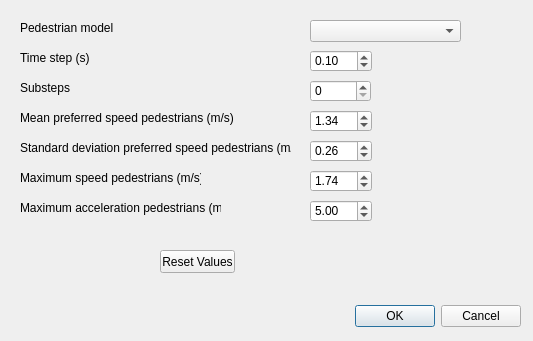
<?xml version="1.0" encoding="UTF-8"?>
<ui version="4.0">
 <class>menge_dialog_parameter_settings</class>
 <widget class="QDialog" name="menge_dialog_parameter_settings">
  <property name="geometry">
   <rect>
    <x>0</x>
    <y>0</y>
    <width>533</width>
    <height>341</height>
   </rect>
  </property>
  <property name="windowTitle">
   <string>Dialog</string>
  </property>
  <property name="windowIcon">
   <iconset resource="resources.qrc">
    <normaloff>:/Afbeeldingen/Settings Icon.png</normaloff>:/Afbeeldingen/Settings Icon.png</iconset>
  </property>
  <widget class="QDialogButtonBox" name="buttonBox">
   <property name="geometry">
    <rect>
     <x>180</x>
     <y>300</y>
     <width>341</width>
     <height>32</height>
    </rect>
   </property>
   <property name="orientation">
    <enum>Qt::Horizontal</enum>
   </property>
   <property name="standardButtons">
    <set>QDialogButtonBox::Cancel|QDialogButtonBox::Ok</set>
   </property>
  </widget>
  <widget class="QLabel" name="label_3">
   <property name="geometry">
    <rect>
     <x>20</x>
     <y>80</y>
     <width>151</width>
     <height>16</height>
    </rect>
   </property>
   <property name="text">
    <string>Substeps</string>
   </property>
   <property name="buddy">
    <cstring>spinBox_main_substeps</cstring>
   </property>
  </widget>
  <widget class="QLabel" name="label_5">
   <property name="geometry">
    <rect>
     <x>20</x>
     <y>170</y>
     <width>181</width>
     <height>16</height>
    </rect>
   </property>
   <property name="text">
    <string>Maximum speed pedestrians (m/s)</string>
   </property>
   <property name="buddy">
    <cstring>doubleSpinBox_main_maxspeed</cstring>
   </property>
  </widget>
  <widget class="QLabel" name="label_2">
   <property name="geometry">
    <rect>
     <x>20</x>
     <y>50</y>
     <width>151</width>
     <height>16</height>
    </rect>
   </property>
   <property name="text">
    <string>Time step (s)</string>
   </property>
   <property name="buddy">
    <cstring>doubleSpinBox_main_timestep</cstring>
   </property>
  </widget>
  <widget class="QComboBox" name="comboBox">
   <property name="geometry">
    <rect>
     <x>310</x>
     <y>20</y>
     <width>151</width>
     <height>22</height>
    </rect>
   </property>
  </widget>
  <widget class="QDoubleSpinBox" name="doubleSpinBox_main_timestep">
   <property name="geometry">
    <rect>
     <x>310</x>
     <y>50</y>
     <width>62</width>
     <height>22</height>
    </rect>
   </property>
   <property name="minimum">
    <double>0.010000000000000</double>
   </property>
   <property name="singleStep">
    <double>0.010000000000000</double>
   </property>
   <property name="value">
    <double>0.100000000000000</double>
   </property>
  </widget>
  <widget class="QPushButton" name="pushButton_main_reset">
   <property name="geometry">
    <rect>
     <x>160</x>
     <y>250</y>
     <width>75</width>
     <height>23</height>
    </rect>
   </property>
   <property name="text">
    <string>Reset Values</string>
   </property>
  </widget>
  <widget class="QLabel" name="label">
   <property name="geometry">
    <rect>
     <x>20</x>
     <y>20</y>
     <width>151</width>
     <height>16</height>
    </rect>
   </property>
   <property name="text">
    <string>Pedestrian model</string>
   </property>
   <property name="buddy">
    <cstring>comboBox</cstring>
   </property>
  </widget>
  <widget class="QDoubleSpinBox" name="doubleSpinBox_main_maxaccel">
   <property name="geometry">
    <rect>
     <x>310</x>
     <y>200</y>
     <width>62</width>
     <height>22</height>
    </rect>
   </property>
   <property name="minimum">
    <double>0.500000000000000</double>
   </property>
   <property name="singleStep">
    <double>0.100000000000000</double>
   </property>
   <property name="value">
    <double>5.000000000000000</double>
   </property>
  </widget>
  <widget class="QDoubleSpinBox" name="doubleSpinBox_main_prefspeed">
   <property name="geometry">
    <rect>
     <x>310</x>
     <y>110</y>
     <width>62</width>
     <height>22</height>
    </rect>
   </property>
   <property name="minimum">
    <double>0.300000000000000</double>
   </property>
   <property name="maximum">
    <double>5.000000000000000</double>
   </property>
   <property name="singleStep">
    <double>0.100000000000000</double>
   </property>
   <property name="value">
    <double>1.340000000000000</double>
   </property>
  </widget>
  <widget class="QLabel" name="label_6">
   <property name="geometry">
    <rect>
     <x>20</x>
     <y>200</y>
     <width>201</width>
     <height>16</height>
    </rect>
   </property>
   <property name="text">
    <string>Maximum acceleration pedestrians (m/s²)</string>
   </property>
   <property name="buddy">
    <cstring>doubleSpinBox_main_maxaccel</cstring>
   </property>
  </widget>
  <widget class="QDoubleSpinBox" name="doubleSpinBox_main_maxspeed">
   <property name="geometry">
    <rect>
     <x>310</x>
     <y>170</y>
     <width>62</width>
     <height>22</height>
    </rect>
   </property>
   <property name="minimum">
    <double>0.500000000000000</double>
   </property>
   <property name="maximum">
    <double>50.000000000000000</double>
   </property>
   <property name="singleStep">
    <double>0.100000000000000</double>
   </property>
   <property name="value">
    <double>1.740000000000000</double>
   </property>
  </widget>
  <widget class="QSpinBox" name="spinBox_main_substeps">
   <property name="geometry">
    <rect>
     <x>310</x>
     <y>80</y>
     <width>61</width>
     <height>22</height>
    </rect>
   </property>
  </widget>
  <widget class="QLabel" name="label_4">
   <property name="geometry">
    <rect>
     <x>20</x>
     <y>110</y>
     <width>241</width>
     <height>16</height>
    </rect>
   </property>
   <property name="text">
    <string>Mean preferred speed pedestrians (m/s)</string>
   </property>
   <property name="buddy">
    <cstring>doubleSpinBox_main_prefspeed</cstring>
   </property>
  </widget>
  <widget class="QLabel" name="label_7">
   <property name="geometry">
    <rect>
     <x>20</x>
     <y>140</y>
     <width>271</width>
     <height>16</height>
    </rect>
   </property>
   <property name="text">
    <string>Standard deviation preferred speed pedestrians (m/s)</string>
   </property>
   <property name="buddy">
    <cstring>doubleSpinBox_main_prefspeedstddev</cstring>
   </property>
  </widget>
  <widget class="QDoubleSpinBox" name="doubleSpinBox_main_prefspeedstddev">
   <property name="geometry">
    <rect>
     <x>310</x>
     <y>140</y>
     <width>62</width>
     <height>22</height>
    </rect>
   </property>
   <property name="minimum">
    <double>0.010000000000000</double>
   </property>
   <property name="maximum">
    <double>0.500000000000000</double>
   </property>
   <property name="singleStep">
    <double>0.010000000000000</double>
   </property>
   <property name="value">
    <double>0.260000000000000</double>
   </property>
  </widget>
 </widget>
 <tabstops>
  <tabstop>comboBox</tabstop>
  <tabstop>doubleSpinBox_main_timestep</tabstop>
  <tabstop>spinBox_main_substeps</tabstop>
  <tabstop>doubleSpinBox_main_prefspeed</tabstop>
  <tabstop>doubleSpinBox_main_prefspeedstddev</tabstop>
  <tabstop>doubleSpinBox_main_maxspeed</tabstop>
  <tabstop>doubleSpinBox_main_maxaccel</tabstop>
  <tabstop>pushButton_main_reset</tabstop>
 </tabstops>
 <resources>
  <include location="resources.qrc"/>
 </resources>
 <connections>
  <connection>
   <sender>buttonBox</sender>
   <signal>accepted()</signal>
   <receiver>menge_dialog_parameter_settings</receiver>
   <slot>accept()</slot>
   <hints>
    <hint type="sourcelabel">
     <x>248</x>
     <y>254</y>
    </hint>
    <hint type="destinationlabel">
     <x>157</x>
     <y>274</y>
    </hint>
   </hints>
  </connection>
  <connection>
   <sender>buttonBox</sender>
   <signal>rejected()</signal>
   <receiver>menge_dialog_parameter_settings</receiver>
   <slot>reject()</slot>
   <hints>
    <hint type="sourcelabel">
     <x>316</x>
     <y>260</y>
    </hint>
    <hint type="destinationlabel">
     <x>286</x>
     <y>274</y>
    </hint>
   </hints>
  </connection>
 </connections>
</ui>
